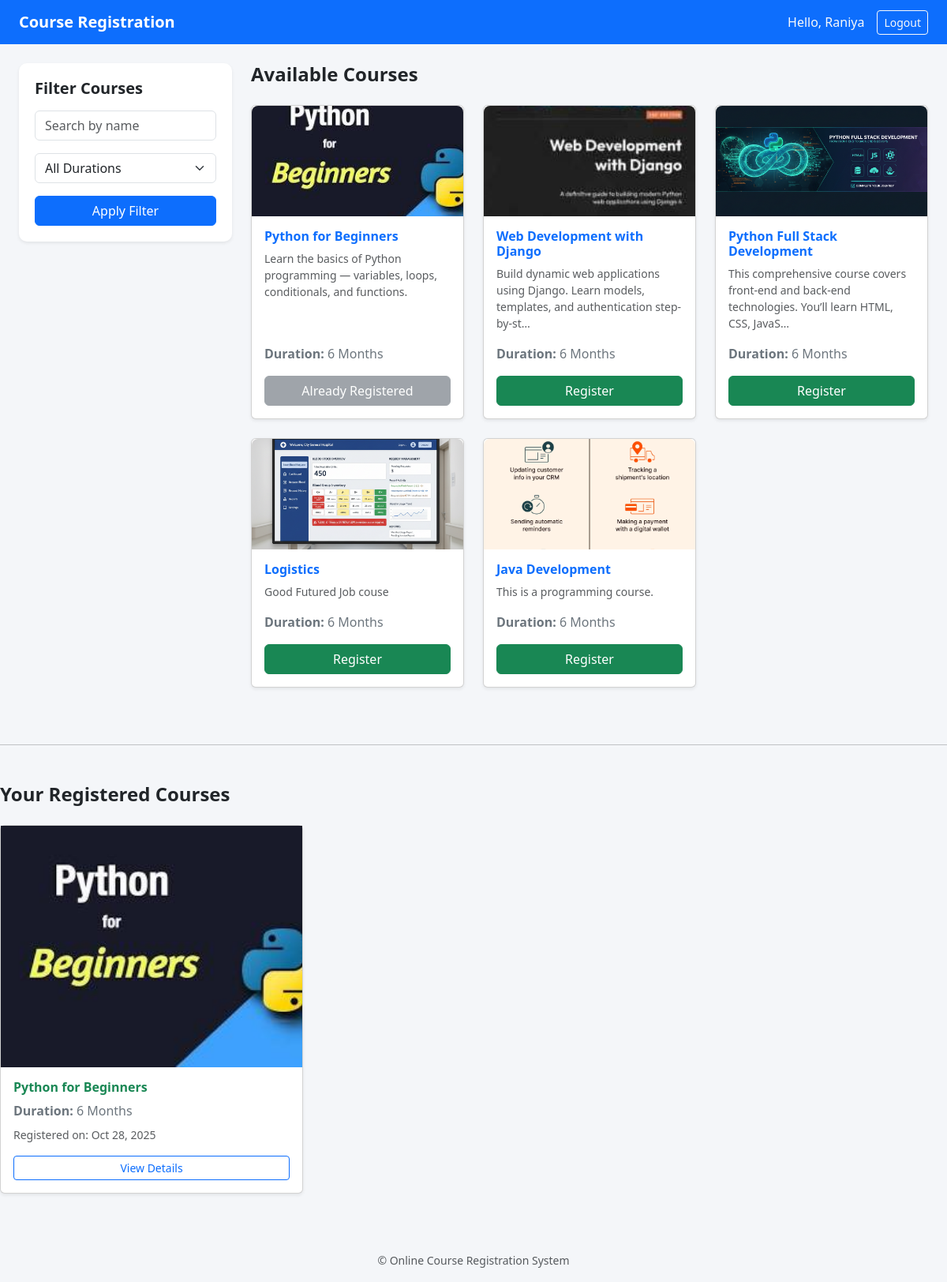
The app's page /student_dashboard/ (signed in), older data.
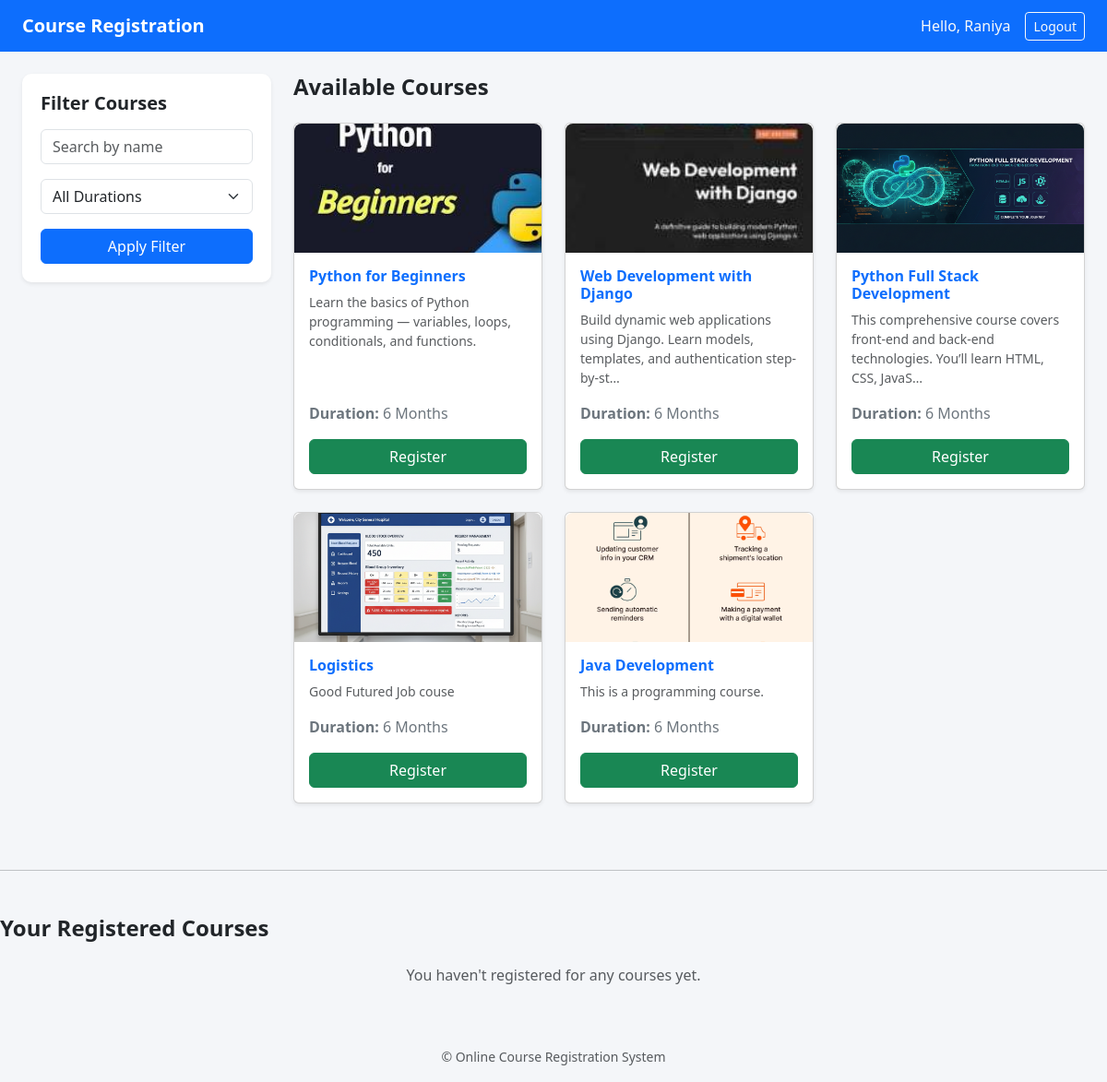
The same page, newer data.
### course_app/models.py (models this page shows, shortened)
class Course(models.Model):
    DURATION_CHOICE = [
        ('1 Month', '1 Month'),
        ('3 Months', '3 Months'),
        ('6 Months', '6 Months'),
    ]
    course_name = models.CharField(max_length=100)
    duration = models.CharField(max_length=20,choices=DURATION_CHOICE)
    description = models.TextField()
    course_image = models.ImageField(upload_to='course_images/', blank=True, null=True)

class Registration(models.Model):
    student_name = models.CharField(max_length=100)
    course = models.ForeignKey(Course,on_delete=models.CASCADE, related_name='registration')
    date_registered = models.DateTimeField(auto_now_add=True)

### course_app/views.py (the view)
# urls.py: path('student_dashboard/', views.student_dashboard, name='student_dashboard'),
@login_required
def student_dashboard(request):
    if not request.user.is_authenticated:
        return redirect('login')
    if request.user.is_superuser:
        return redirect('admin_dashboard')
    courses = Course.objects.all()
    search_query = request.GET.get('q')
    duration_filter = request.GET.get('duration')
    if search_query:
        courses = courses.filter(course_name__icontains=search_query)
    if duration_filter:
        courses = courses.filter(duration=duration_filter)
    registered_courses = Registration.objects.filter(student_name=request.user.username)
    registered_course_ids = registered_courses.values_list('course_id', flat=True)
    return render(request, 'student_dashboard.html', {
        'courses': courses,
        'registered_courses': registered_courses,
        'registered_course_ids': registered_course_ids,  # ✅ new context
    })

### course_app/templates/student_dashboard.html (shortened to what this page needs)
{% load static %}
<!DOCTYPE html>
<html lang="en">
<head>
  <link href="https://cdn.jsdelivr.net/npm/bootstrap@5.3.3/dist/css/bootstrap.min.css" rel="stylesheet">
</head>
<body>
<nav class="navbar navbar-expand-lg navbar-dark bg-primary">
  <div class="container-fluid px-4">
    <a class="navbar-brand fw-bold" href="#">Course Registration</a>
    <div class="d-flex align-items-center">
      <span class="text-light me-3">Hello, {{ user.username|title }}</span>
      <a href="{% url 'logout' %}" class="btn btn-outline-light btn-sm">Logout</a>
    </div>
  </div>
</nav>
<div class="container-fluid mt-4 px-4">
  <div class="row">
    <div class="col-md-3 mb-4">
      <div class="sidebar shadow-sm">
        <h5 class="fw-bold mb-3">Filter Courses</h5>
        <form method="get" class="row g-3">
          <div class="col-12">
            <input type="text" name="q" value="{{ request.GET.q }}" class="form-control" placeholder="Search by name">
          </div>
          <div class="col-12">
            <select name="duration" class="form-select">
              <option value="">All Durations</option>
            </select>
          </div>
          <div class="col-12">
            <button class="btn btn-primary w-100">Apply Filter</button>
          </div>
        </form>
      </div>
    </div>
    <div class="col-md-9">
      <h4 class="fw-bold mb-4">Available Courses</h4>
      <div class="row">
        {% for course in courses %}
          <div class="col-lg-4 col-md-6 mb-4">
            <div class="card course-card h-100 shadow-sm">
            <img src="{{ course.course_image.url }}" class="img-fluid" alt="{{ course.course_name }}">
              <div class="card-body d-flex flex-column">
                <h6 class="card-title fw-bold text-primary">{{ course.course_name }}</h6>
                <p class="card-text text-muted small flex-grow-1">{{ course.description|truncatechars:100 }}</p>
                <p class="text-secondary"><strong>Duration:</strong> {{ course.get_duration_display }}</p>
{% if course.id in registered_course_ids %}
  <button class="btn btn-secondary w-100 mt-auto" disabled>Already Registered</button>
{% else %}
  <a href="{% url 'register_course' course.id %}" class="btn btn-success w-100 mt-auto">Register</a>
{% endif %}
              </div>
            </div>
          </div>
        {% empty %}
          <p class="text-center text-muted">No courses found. Try adjusting your filters.</p>
        {% endfor %}
      </div>
    </div>
  </div>
</div>
<hr class="my-5">
<h4 class="fw-bold mb-4">Your Registered Courses</h4>
<div class="row">
  {% if registered_courses %}
    {% for reg in registered_courses %}
      <div class="col-lg-4 col-md-6 mb-4">
        <div class="card h-100 shadow-sm">
          {% if reg.course.course_image %}
            <img src="{{ reg.course.course_image.url }}" class="img-fluid" alt="{{ reg.course.course_name }}">
          {% endif %}
          <div class="card-body d-flex flex-column">
            <h6 class="card-title fw-bold text-success">{{ reg.course.course_name }}</h6>
            <p class="text-secondary mb-2"><strong>Duration:</strong> {{ reg.course.duration }}</p>
            <p class="text-muted small mb-3">Registered on: {{ reg.date_registered|date:"M d, Y" }}</p>
            <a href="{% url 'course_detail' reg.course.id %}" class="btn btn-outline-primary btn-sm mt-auto">View Details</a>
          </div>
        </div>
      </div>
    {% endfor %}
  {% else %}
    <p class="text-center text-muted">You haven't registered for any courses yet.</p>
  {% endif %}
</div>
<footer class="text-center text-muted mt-5 mb-3">
  <small>© {{ now|date:"Y" }} Online Course Registration System</small>
</footer>
</body>
</html>

Row changes from the older to the newer data that the page shows:
removed Registration: course.course_image (picture), course.course_name "Python for Beginners", course.duration "6 Months", date_registered "Oct 28, 2025"
computed for Course "Python for Beginners": text "Already Registered" → "Register"
Text that changed along with them:
text now shown: "You haven't registered for any courses yet."
